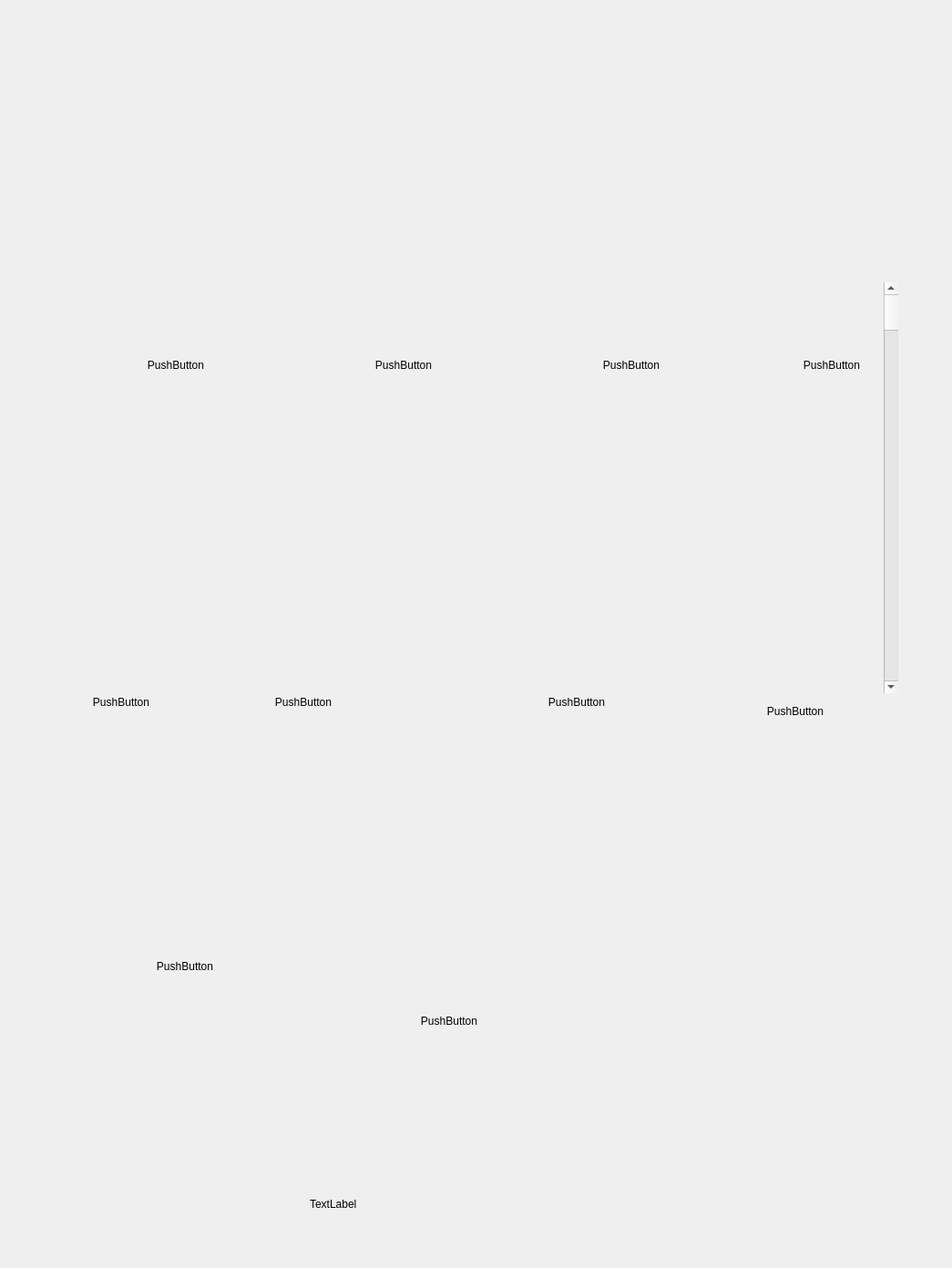
<?xml version="1.0" encoding="UTF-8"?>
<ui version="4.0">
 <class>sandwitch_premium</class>
 <widget class="QWidget" name="sandwitch_premium">
  <property name="geometry">
   <rect>
    <x>0</x>
    <y>0</y>
    <width>1045</width>
    <height>1392</height>
   </rect>
  </property>
  <property name="minimumSize">
   <size>
    <width>1045</width>
    <height>1392</height>
   </size>
  </property>
  <property name="windowTitle">
   <string>Form</string>
  </property>
  <widget class="QWidget" name="widget" native="true">
   <property name="geometry">
    <rect>
     <x>0</x>
     <y>0</y>
     <width>1161</width>
     <height>1791</height>
    </rect>
   </property>
   <property name="minimumSize">
    <size>
     <width>300</width>
     <height>0</height>
    </size>
   </property>
   <property name="styleSheet">
    <string notr="true">background-image: url(:/image/sandwich_page/background_sandwich_premium.png);</string>
   </property>
   <widget class="QPushButton" name="pushButton_1">
    <property name="geometry">
     <rect>
      <x>70</x>
      <y>220</y>
      <width>246</width>
      <height>362</height>
     </rect>
    </property>
    <property name="minimumSize">
     <size>
      <width>246</width>
      <height>362</height>
     </size>
    </property>
    <property name="styleSheet">
     <string notr="true">background-image: url(:/image/sandwich_page/premium/click_off/t_1.png);</string>
    </property>
    <property name="text">
     <string>PushButton</string>
    </property>
    <property name="flat">
     <bool>true</bool>
    </property>
   </widget>
   <widget class="QPushButton" name="pushButton_2">
    <property name="geometry">
     <rect>
      <x>320</x>
      <y>220</y>
      <width>246</width>
      <height>362</height>
     </rect>
    </property>
    <property name="minimumSize">
     <size>
      <width>246</width>
      <height>362</height>
     </size>
    </property>
    <property name="styleSheet">
     <string notr="true">background-image: url(:/image/sandwich_page/premium/click_off/t_2.png);</string>
    </property>
    <property name="text">
     <string>PushButton</string>
    </property>
    <property name="flat">
     <bool>true</bool>
    </property>
   </widget>
   <widget class="QPushButton" name="pushButton_3">
    <property name="geometry">
     <rect>
      <x>570</x>
      <y>220</y>
      <width>246</width>
      <height>362</height>
     </rect>
    </property>
    <property name="minimumSize">
     <size>
      <width>246</width>
      <height>362</height>
     </size>
    </property>
    <property name="styleSheet">
     <string notr="true">background-image: url(:/image/sandwich_page/premium/click_off/t_3.png);</string>
    </property>
    <property name="text">
     <string>PushButton</string>
    </property>
    <property name="flat">
     <bool>true</bool>
    </property>
   </widget>
   <widget class="QPushButton" name="pushButton_4">
    <property name="geometry">
     <rect>
      <x>790</x>
      <y>220</y>
      <width>246</width>
      <height>362</height>
     </rect>
    </property>
    <property name="minimumSize">
     <size>
      <width>246</width>
      <height>362</height>
     </size>
    </property>
    <property name="styleSheet">
     <string notr="true">background-image: url(:/image/sandwich_page/premium/click_off/t_5.png);</string>
    </property>
    <property name="text">
     <string>PushButton</string>
    </property>
    <property name="flat">
     <bool>true</bool>
    </property>
   </widget>
   <widget class="QPushButton" name="pushButton_5">
    <property name="geometry">
     <rect>
      <x>10</x>
      <y>590</y>
      <width>246</width>
      <height>362</height>
     </rect>
    </property>
    <property name="minimumSize">
     <size>
      <width>246</width>
      <height>362</height>
     </size>
    </property>
    <property name="styleSheet">
     <string notr="true">background-image: url(:/image/sandwich_page/premium/click_off/t_6.png);</string>
    </property>
    <property name="text">
     <string>PushButton</string>
    </property>
    <property name="flat">
     <bool>true</bool>
    </property>
   </widget>
   <widget class="QPushButton" name="pushButton_6">
    <property name="geometry">
     <rect>
      <x>210</x>
      <y>590</y>
      <width>246</width>
      <height>362</height>
     </rect>
    </property>
    <property name="minimumSize">
     <size>
      <width>246</width>
      <height>362</height>
     </size>
    </property>
    <property name="styleSheet">
     <string notr="true">background-image: url(:/image/sandwich_page/premium/click_off/t_4.png);</string>
    </property>
    <property name="text">
     <string>PushButton</string>
    </property>
    <property name="flat">
     <bool>true</bool>
    </property>
   </widget>
   <widget class="QPushButton" name="pushButton_7">
    <property name="geometry">
     <rect>
      <x>510</x>
      <y>590</y>
      <width>246</width>
      <height>362</height>
     </rect>
    </property>
    <property name="minimumSize">
     <size>
      <width>246</width>
      <height>362</height>
     </size>
    </property>
    <property name="styleSheet">
     <string notr="true">background-image: url(:/image/sandwich_page/premium/click_off/t_7.png);</string>
    </property>
    <property name="text">
     <string>PushButton</string>
    </property>
    <property name="flat">
     <bool>true</bool>
    </property>
   </widget>
   <widget class="QPushButton" name="pushButton_8">
    <property name="geometry">
     <rect>
      <x>750</x>
      <y>600</y>
      <width>246</width>
      <height>362</height>
     </rect>
    </property>
    <property name="minimumSize">
     <size>
      <width>246</width>
      <height>362</height>
     </size>
    </property>
    <property name="styleSheet">
     <string notr="true">background-image: url(:/image/sandwich_page/premium/click_off/t_8.png);</string>
    </property>
    <property name="text">
     <string>PushButton</string>
    </property>
    <property name="flat">
     <bool>true</bool>
    </property>
   </widget>
   <widget class="QPushButton" name="pushButton_9">
    <property name="geometry">
     <rect>
      <x>80</x>
      <y>880</y>
      <width>246</width>
      <height>362</height>
     </rect>
    </property>
    <property name="minimumSize">
     <size>
      <width>246</width>
      <height>362</height>
     </size>
    </property>
    <property name="styleSheet">
     <string notr="true">background-image: url(:/image/sandwich_page/premium/click_off/t_9.png);</string>
    </property>
    <property name="text">
     <string>PushButton</string>
    </property>
    <property name="flat">
     <bool>true</bool>
    </property>
   </widget>
   <widget class="QScrollBar" name="verticalScrollBar">
    <property name="geometry">
     <rect>
      <x>970</x>
      <y>310</y>
      <width>16</width>
      <height>451</height>
     </rect>
    </property>
    <property name="orientation">
     <enum>Qt::Vertical</enum>
    </property>
   </widget>
   <widget class="QPushButton" name="pushButton_back">
    <property name="geometry">
     <rect>
      <x>80</x>
      <y>40</y>
      <width>85</width>
      <height>80</height>
     </rect>
    </property>
    <property name="minimumSize">
     <size>
      <width>85</width>
      <height>80</height>
     </size>
    </property>
    <property name="styleSheet">
     <string notr="true">background-image: url(:/image/button/go_back_btn.png);</string>
    </property>
    <property name="text">
     <string/>
    </property>
    <property name="flat">
     <bool>true</bool>
    </property>
   </widget>
   <widget class="QPushButton" name="pushButton_next">
    <property name="geometry">
     <rect>
      <x>770</x>
      <y>1250</y>
      <width>229</width>
      <height>101</height>
     </rect>
    </property>
    <property name="minimumSize">
     <size>
      <width>229</width>
      <height>101</height>
     </size>
    </property>
    <property name="styleSheet">
     <string notr="true">background-image: url(:/image/button/Forward Arrow.png);</string>
    </property>
    <property name="text">
     <string/>
    </property>
    <property name="flat">
     <bool>true</bool>
    </property>
   </widget>
   <widget class="QPushButton" name="pushButton_10">
    <property name="geometry">
     <rect>
      <x>370</x>
      <y>940</y>
      <width>246</width>
      <height>362</height>
     </rect>
    </property>
    <property name="minimumSize">
     <size>
      <width>246</width>
      <height>362</height>
     </size>
    </property>
    <property name="styleSheet">
     <string notr="true">background-image: url(:/image/sandwich_page/premium/click_off/t_10.png);</string>
    </property>
    <property name="text">
     <string>PushButton</string>
    </property>
    <property name="flat">
     <bool>true</bool>
    </property>
   </widget>
   <widget class="QLabel" name="label">
    <property name="geometry">
     <rect>
      <x>340</x>
      <y>1310</y>
      <width>102</width>
      <height>24</height>
     </rect>
    </property>
    <property name="text">
     <string>TextLabel</string>
    </property>
   </widget>
  </widget>
 </widget>
 <resources/>
 <connections/>
</ui>
